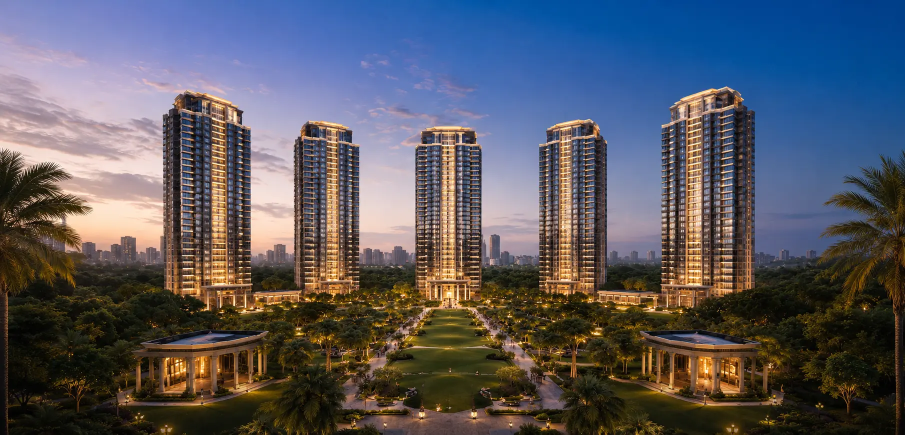
#> input picture banner.webp, 1810 x 869 px (shown at 1/2 size)
$ python optimize_psi.py
#> lines starting #> are read from the running program, lines starting #| are printed output that depends on the picture
"""Generate PSI-friendly image variants."""
from pathlib import Path
from PIL import Image

try:
    from pillow_heif import register_heif_opener

    register_heif_opener()
#> (this line was passed over: pillow_heif is not available in this run)
except ImportError:
    pass

ROOT = Path(__file__).resolve().parent.parent


def save_webp(img, path, quality=76):
    if img.mode not in ("RGB", "RGBA"):
        img = img.convert("RGB")
    path.parent.mkdir(parents=True, exist_ok=True)
    img.save(path, "WEBP", quality=quality, method=6)
    print(f"  {path.name}: {path.stat().st_size // 1024} KB ({img.size[0]}x{img.size[1]})")


def resize_w(img, w):
    if img.size[0] <= w:
        return img.copy()
    h = int(img.size[1] * (w / img.size[0]))
    return img.resize((w, h), Image.Resampling.LANCZOS)


def thumb_square(img, size):
    img = img.copy()
    img.thumbnail((size, size), Image.Resampling.LANCZOS)
    return img


def main():
    banner = Image.open(ROOT / "banner.webp").convert("RGB")
#> banner is the input picture: PIL image 1810x869 RGB; mean R, G, B 88.9, 89, 98
    for w in (640, 960, 1920):
        q = 68 if w == 640 else (72 if w == 960 else 78)
        save_webp(resize_w(banner, w), ROOT / f"banner-{w}.webp", quality=q)
#> this loop made 3 passes
#> pass 1, in save_webp, `img.save(path, "WEBP", quality=quality, method=6)`:
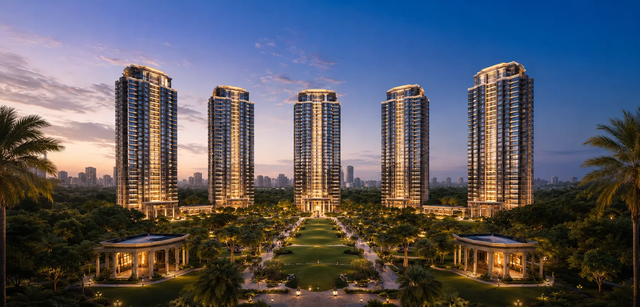
#> saved as banner-640.webp: PIL image 640x307 RGB; mean R, G, B 88.8, 89, 98
#> pass 2, in save_webp (call 2), `img.save(path, "WEBP", quality=quality, method=6)`:
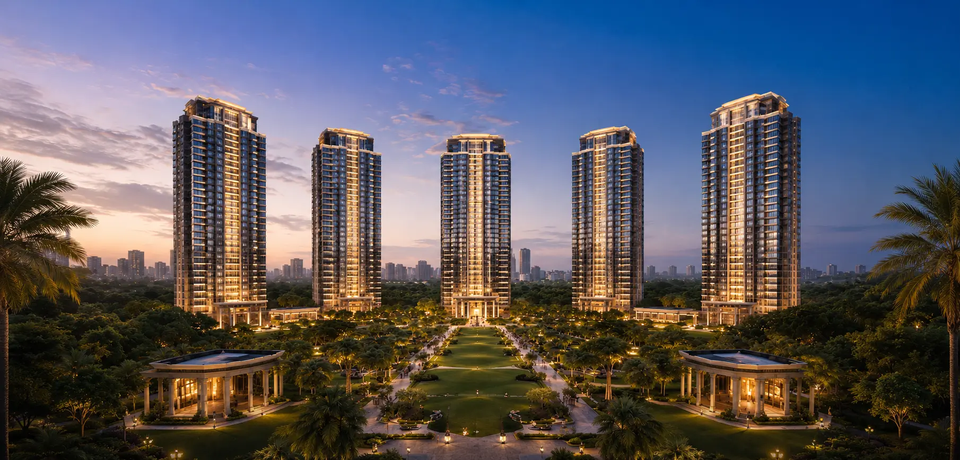
#> saved as banner-960.webp: PIL image 960x460 RGB; mean R, G, B 88.8, 89, 98

    night = Image.open(ROOT / "night.webp").convert("RGB")
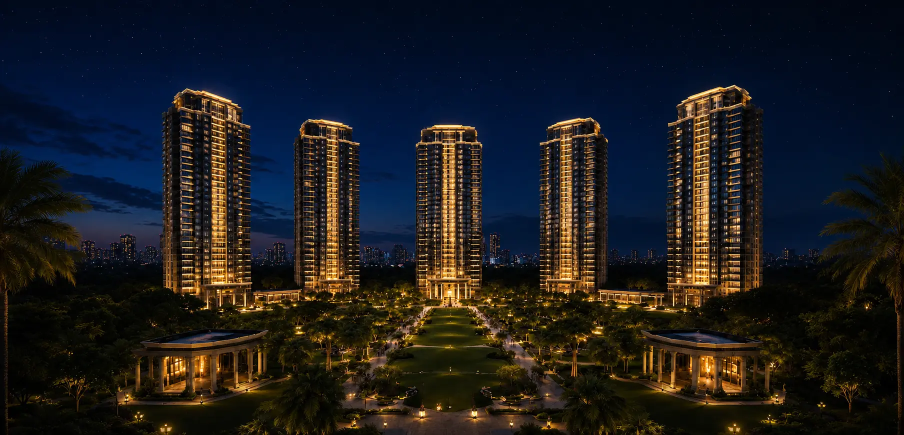
#> input picture night.webp, 1808 x 870 px (shown at 1/2 size)
#> night is the input picture: PIL image 1808x870 RGB; mean R, G, B 29.2, 29, 30.8
    for w in (640, 960):
        save_webp(resize_w(night, w), ROOT / f"night-{w}.webp", quality=68 if w == 640 else 72)
#> this loop made 2 passes
#> pass 1, in save_webp (call 4), `img.save(path, "WEBP", quality=quality, method=6)`:
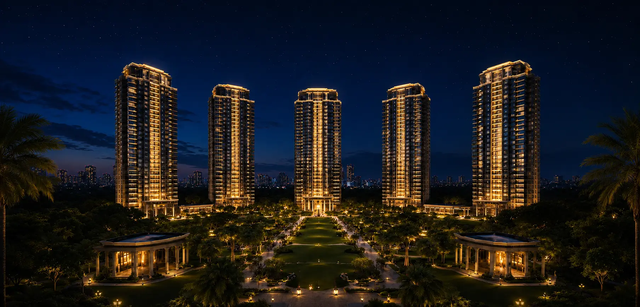
#> saved as night-640.webp: PIL image 640x307 RGB; mean R, G, B 29.2, 29, 30.9
#> pass 2, in save_webp (call 5), `img.save(path, "WEBP", quality=quality, method=6)`:
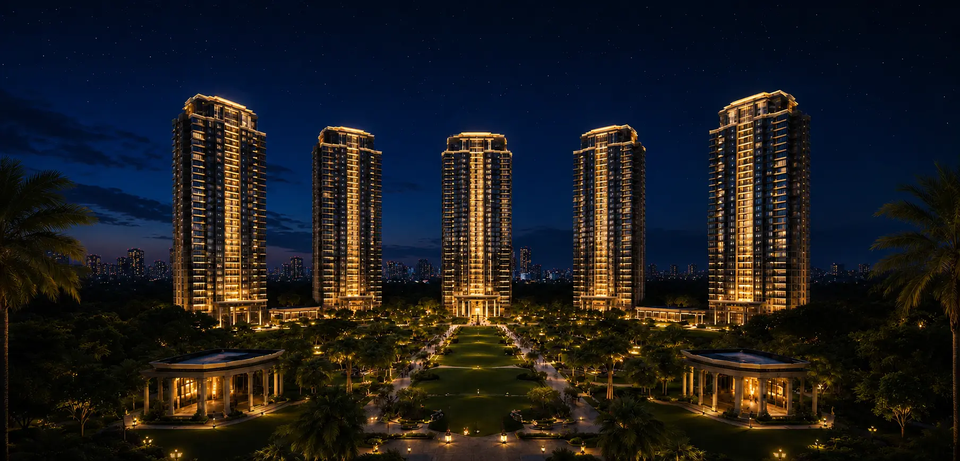
#> saved as night-960.webp: PIL image 960x461 RGB; mean R, G, B 29.2, 29, 30.9

#> (the run stopped early here; a loop or call above may not have finished)
